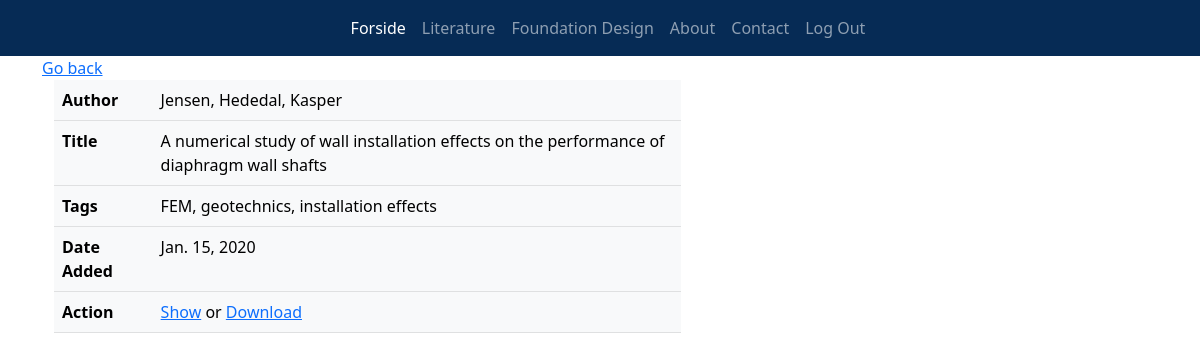
The app's page /literature/20/ (signed in) with its own data.
### literature/models.py (models this page shows, shortened)
class Item(models.Model):
    title = models.CharField(max_length=200, default='', null=False, blank=False)
    author = models.CharField(max_length=200, default='', null=False, blank=False)
    description = models.TextField(default='', null=True, blank=True)
    content = models.FileField(upload_to='literature/', blank=False)
    date_added = models.DateField(auto_now_add=True)

### literature/views.py (the view)
# urls.py: path('<int:item_id>/', literature_detail, name='literature-detail'),
@login_required(login_url='/login_user/')
def literature_detail(request, item_id):
    obj = get_object_or_404(Item, id=item_id)
    context = {
        'item': obj,
        'user': request.user,
    }
    return render(request, 'literature/detail.html', context)

### literature/templates/literature/detail.html
{% extends 'base.html' %}
{% block content %}
<a href="{% url 'literature:literature-index' %}">Go back</a>
<div class="container-fluid">
    <div class="row">
        <div class="col-12 col-md-7">
            <table class="table table-light">
                <tbody>
                    <tr>
                        <th>Author</th>
                        <td>{{ item.author }}</td>
                    </tr>
                    <tr>
                        <th>Title</th>
                        <td>{{ item.title }}</td>
                    </tr>
                    <tr>
                        <th>Tags</th>
                        <td>{{ item.description }}</td>
                    </tr>
                    <tr>
                        <th>Date Added</th>
                        <td>{{ item.date_added }}</td>
                    </tr>
                    <tr>
                        <th>Action</th>
                        <td>
                            <a href="{{ item.content.url }}">Show</a> or
                            <a href="{{ item.content.url }}" download>Download</a>
                        </td>
                    </tr>
                </tbody>
            </table>
        </div>
    </div>
</div>
{% endblock content %}

### records on screen
Item: author "Jensen, Hededal, Kasper", title "A numerical study of wall installation effects on the performance of diaphragm wall shafts", description "FEM, geotechnics, installation effects", date_added "Jan. 15, 2020"
